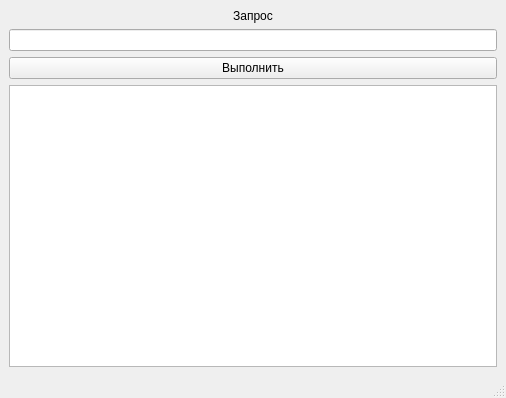
<?xml version="1.0" encoding="UTF-8"?>
<ui version="4.0">
 <class>MainWindow</class>
 <widget class="QMainWindow" name="MainWindow">
  <property name="geometry">
   <rect>
    <x>0</x>
    <y>0</y>
    <width>506</width>
    <height>398</height>
   </rect>
  </property>
  <property name="windowTitle">
   <string>MainWindow</string>
  </property>
  <widget class="QWidget" name="centralwidget">
   <layout class="QGridLayout" name="gridLayout">
    <item row="1" column="0">
     <widget class="QLineEdit" name="lineEdit"/>
    </item>
    <item row="0" column="0">
     <widget class="QLabel" name="label">
      <property name="text">
       <string>&lt;html&gt;&lt;head/&gt;&lt;body&gt;&lt;p align=&quot;center&quot;&gt;Запрос&lt;/p&gt;&lt;/body&gt;&lt;/html&gt;</string>
      </property>
     </widget>
    </item>
    <item row="3" column="0">
     <widget class="QTableWidget" name="tableWidget"/>
    </item>
    <item row="2" column="0">
     <widget class="QPushButton" name="pushButton">
      <property name="text">
       <string>Выполнить</string>
      </property>
     </widget>
    </item>
   </layout>
  </widget>
  <widget class="QStatusBar" name="statusbar"/>
 </widget>
 <resources/>
 <connections/>
</ui>
